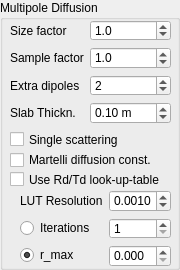
<?xml version="1.0" encoding="UTF-8"?>
<ui version="4.0">
 <class>MultipoleBSSRDFSettings</class>
 <widget class="QGroupBox" name="MultipoleBSSRDFSettings">
  <property name="geometry">
   <rect>
    <x>0</x>
    <y>0</y>
    <width>180</width>
    <height>270</height>
   </rect>
  </property>
  <property name="minimumSize">
   <size>
    <width>180</width>
    <height>270</height>
   </size>
  </property>
  <property name="maximumSize">
   <size>
    <width>16777215</width>
    <height>270</height>
   </size>
  </property>
  <property name="windowTitle">
   <string>GroupBox</string>
  </property>
  <property name="title">
   <string>Multipole Diffusion</string>
  </property>
  <widget class="QWidget" name="formLayoutWidget_4">
   <property name="geometry">
    <rect>
     <x>10</x>
     <y>20</y>
     <width>161</width>
     <height>104</height>
    </rect>
   </property>
   <layout class="QFormLayout" name="formLayout_7">
    <item row="0" column="0">
     <widget class="QLabel" name="subsurfaceSizeLabel">
      <property name="text">
       <string>Size factor</string>
      </property>
     </widget>
    </item>
    <item row="0" column="1">
     <widget class="QDoubleSpinBox" name="subsurfaceSizeSpinBox">
      <property name="maximumSize">
       <size>
        <width>100</width>
        <height>16777215</height>
       </size>
      </property>
      <property name="decimals">
       <number>1</number>
      </property>
      <property name="maximum">
       <double>100000.000000000000000</double>
      </property>
      <property name="singleStep">
       <double>0.100000000000000</double>
      </property>
      <property name="value">
       <double>1.000000000000000</double>
      </property>
     </widget>
    </item>
    <item row="1" column="0">
     <widget class="QLabel" name="subsurfaceSampleFactorLabel">
      <property name="text">
       <string>Sample factor</string>
      </property>
     </widget>
    </item>
    <item row="1" column="1">
     <widget class="QDoubleSpinBox" name="subsurfaceSampleFactorSpinBox">
      <property name="maximumSize">
       <size>
        <width>100</width>
        <height>16777215</height>
       </size>
      </property>
      <property name="decimals">
       <number>1</number>
      </property>
      <property name="maximum">
       <double>100000.000000000000000</double>
      </property>
      <property name="value">
       <double>1.000000000000000</double>
      </property>
     </widget>
    </item>
    <item row="2" column="0">
     <widget class="QLabel" name="label">
      <property name="text">
       <string>Extra dipoles</string>
      </property>
     </widget>
    </item>
    <item row="2" column="1">
     <widget class="QSpinBox" name="extraDipolesSpinBox">
      <property name="maximum">
       <number>1000</number>
      </property>
      <property name="value">
       <number>2</number>
      </property>
     </widget>
    </item>
    <item row="3" column="0">
     <widget class="QLabel" name="label_2">
      <property name="text">
       <string>Slab Thickn.</string>
      </property>
     </widget>
    </item>
    <item row="3" column="1">
     <widget class="QDoubleSpinBox" name="slabThicknessSpinBox">
      <property name="suffix">
       <string> m</string>
      </property>
      <property name="maximum">
       <double>100.000000000000000</double>
      </property>
      <property name="singleStep">
       <double>0.010000000000000</double>
      </property>
      <property name="value">
       <double>0.100000000000000</double>
      </property>
     </widget>
    </item>
   </layout>
  </widget>
  <widget class="QCheckBox" name="singleScatteringCheckBox">
   <property name="geometry">
    <rect>
     <x>10</x>
     <y>130</y>
     <width>161</width>
     <height>19</height>
    </rect>
   </property>
   <property name="text">
    <string>Single scattering</string>
   </property>
  </widget>
  <widget class="QCheckBox" name="martelliDCheckBox">
   <property name="geometry">
    <rect>
     <x>10</x>
     <y>150</y>
     <width>161</width>
     <height>20</height>
    </rect>
   </property>
   <property name="text">
    <string>Martelli diffusion const.</string>
   </property>
  </widget>
  <widget class="QCheckBox" name="useLutCheckBox">
   <property name="geometry">
    <rect>
     <x>10</x>
     <y>170</y>
     <width>161</width>
     <height>19</height>
    </rect>
   </property>
   <property name="toolTip">
    <string>Use a look-up-table for contributions to the radiant extitance due to reflectance and transmittance.</string>
   </property>
   <property name="text">
    <string>Use Rd/Td look-up-table</string>
   </property>
  </widget>
  <widget class="QWidget" name="formLayoutWidget">
   <property name="geometry">
    <rect>
     <x>20</x>
     <y>190</y>
     <width>151</width>
     <height>77</height>
    </rect>
   </property>
   <layout class="QFormLayout" name="formLayout">
    <property name="fieldGrowthPolicy">
     <enum>QFormLayout::AllNonFixedFieldsGrow</enum>
    </property>
    <item row="0" column="0">
     <widget class="QLabel" name="lutLabel">
      <property name="text">
       <string>LUT Resolution</string>
      </property>
     </widget>
    </item>
    <item row="0" column="1">
     <widget class="QDoubleSpinBox" name="lutResolutionSpinBox">
      <property name="maximumSize">
       <size>
        <width>62</width>
        <height>16777215</height>
       </size>
      </property>
      <property name="decimals">
       <number>4</number>
      </property>
      <property name="singleStep">
       <double>0.001000000000000</double>
      </property>
      <property name="value">
       <double>0.001000000000000</double>
      </property>
     </widget>
    </item>
    <item row="1" column="0">
     <widget class="QRadioButton" name="lutMCRadioButton">
      <property name="toolTip">
       <string>Iterations for Monte-Carlo integration of Rd</string>
      </property>
      <property name="text">
       <string>Iterations</string>
      </property>
     </widget>
    </item>
    <item row="1" column="1">
     <widget class="QSpinBox" name="lutIterationsSpinBox">
      <property name="maximumSize">
       <size>
        <width>62</width>
        <height>16777215</height>
       </size>
      </property>
      <property name="minimum">
       <number>1</number>
      </property>
      <property name="maximum">
       <number>1000000</number>
      </property>
     </widget>
    </item>
    <item row="2" column="0">
     <widget class="QRadioButton" name="lutRMaxRadioButton">
      <property name="text">
       <string>r_max</string>
      </property>
      <property name="checked">
       <bool>true</bool>
      </property>
     </widget>
    </item>
    <item row="2" column="1">
     <widget class="QDoubleSpinBox" name="lutRMaxSpinBox">
      <property name="maximumSize">
       <size>
        <width>62</width>
        <height>16777215</height>
       </size>
      </property>
      <property name="decimals">
       <number>3</number>
      </property>
      <property name="singleStep">
       <double>0.010000000000000</double>
      </property>
     </widget>
    </item>
   </layout>
  </widget>
 </widget>
 <resources/>
 <connections/>
</ui>
